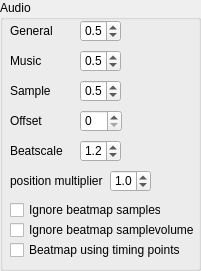
  <widget class="QGroupBox" name="audio">
   <property name="geometry">
    <rect>
     <x>500</x>
     <y>0</y>
     <width>201</width>
     <height>271</height>
    </rect>
   </property>
   <property name="title">
    <string>Audio</string>
   </property>
   <widget class="QDoubleSpinBox" name="generalvolume">
    <property name="geometry">
     <rect>
      <x>80</x>
      <y>20</y>
      <width>41</width>
      <height>22</height>
     </rect>
    </property>
    <property name="toolTip">
     <string>general volume</string>
    </property>
    <property name="decimals">
     <number>1</number>
    </property>
    <property name="maximum">
     <double>10.000000000000000</double>
    </property>
    <property name="singleStep">
     <double>0.100000000000000</double>
    </property>
    <property name="value">
     <double>0.500000000000000</double>
    </property>
   </widget>
   <widget class="QDoubleSpinBox" name="musicvolume">
    <property name="geometry">
     <rect>
      <x>80</x>
      <y>50</y>
      <width>41</width>
      <height>22</height>
     </rect>
    </property>
    <property name="toolTip">
     <string>music volume</string>
    </property>
    <property name="decimals">
     <number>1</number>
    </property>
    <property name="maximum">
     <double>10.000000000000000</double>
    </property>
    <property name="singleStep">
     <double>0.100000000000000</double>
    </property>
    <property name="value">
     <double>0.500000000000000</double>
    </property>
   </widget>
   <widget class="QDoubleSpinBox" name="samplevolume">
    <property name="geometry">
     <rect>
      <x>80</x>
      <y>80</y>
      <width>41</width>
      <height>22</height>
     </rect>
    </property>
    <property name="toolTip">
     <string>sample volume</string>
    </property>
    <property name="decimals">
     <number>1</number>
    </property>
    <property name="maximum">
     <double>10.000000000000000</double>
    </property>
    <property name="singleStep">
     <double>0.100000000000000</double>
    </property>
    <property name="value">
     <double>0.500000000000000</double>
    </property>
   </widget>
   <widget class="QDoubleSpinBox" name="audiobeatscale">
    <property name="geometry">
     <rect>
      <x>80</x>
      <y>140</y>
      <width>41</width>
      <height>22</height>
     </rect>
    </property>
    <property name="toolTip">
     <string>beatscale</string>
    </property>
    <property name="decimals">
     <number>1</number>
    </property>
    <property name="maximum">
     <double>10.000000000000000</double>
    </property>
    <property name="singleStep">
     <double>0.100000000000000</double>
    </property>
    <property name="value">
     <double>1.200000000000000</double>
    </property>
   </widget>
   <widget class="QLabel" name="label_16">
    <property name="geometry">
     <rect>
      <x>10</x>
      <y>20</y>
      <width>61</width>
      <height>21</height>
     </rect>
    </property>
    <property name="text">
     <string>General</string>
    </property>
   </widget>
   <widget class="QLabel" name="label_17">
    <property name="geometry">
     <rect>
      <x>10</x>
      <y>50</y>
      <width>61</width>
      <height>21</height>
     </rect>
    </property>
    <property name="text">
     <string>Music</string>
    </property>
   </widget>
   <widget class="QLabel" name="label_18">
    <property name="geometry">
     <rect>
      <x>10</x>
      <y>80</y>
      <width>61</width>
      <height>21</height>
     </rect>
    </property>
    <property name="text">
     <string>Sample</string>
    </property>
   </widget>
   <widget class="QLabel" name="label_19">
    <property name="geometry">
     <rect>
      <x>10</x>
      <y>110</y>
      <width>61</width>
      <height>21</height>
     </rect>
    </property>
    <property name="text">
     <string>Offset</string>
    </property>
   </widget>
   <widget class="QLabel" name="label_20">
    <property name="geometry">
     <rect>
      <x>10</x>
      <y>140</y>
      <width>61</width>
      <height>21</height>
     </rect>
    </property>
    <property name="text">
     <string>Beatscale</string>
    </property>
   </widget>
   <widget class="QLabel" name="label_35">
    <property name="geometry">
     <rect>
      <x>10</x>
      <y>170</y>
      <width>101</width>
      <height>21</height>
     </rect>
    </property>
    <property name="text">
     <string>position multiplier</string>
    </property>
   </widget>
   <widget class="QDoubleSpinBox" name="positionmultiplier">
    <property name="geometry">
     <rect>
      <x>110</x>
      <y>170</y>
      <width>41</width>
      <height>22</height>
     </rect>
    </property>
    <property name="toolTip">
     <string>beatscale</string>
    </property>
    <property name="decimals">
     <number>1</number>
    </property>
    <property name="maximum">
     <double>5.000000000000000</double>
    </property>
    <property name="singleStep">
     <double>0.100000000000000</double>
    </property>
    <property name="value">
     <double>1.000000000000000</double>
    </property>
   </widget>
   <widget class="QCheckBox" name="ignoresamples">
    <property name="geometry">
     <rect>
      <x>10</x>
      <y>200</y>
      <width>151</width>
      <height>20</height>
     </rect>
    </property>
    <property name="text">
     <string>Ignore beatmap samples</string>
    </property>
   </widget>
   <widget class="QCheckBox" name="ignoresamplevolume">
    <property name="geometry">
     <rect>
      <x>10</x>
      <y>220</y>
      <width>191</width>
      <height>20</height>
     </rect>
    </property>
    <property name="text">
     <string>Ignore beatmap samplevolume</string>
    </property>
   </widget>
   <widget class="QCheckBox" name="usingtimingpoints">
    <property name="geometry">
     <rect>
      <x>10</x>
      <y>240</y>
      <width>191</width>
      <height>20</height>
     </rect>
    </property>
    <property name="text">
     <string>Beatmap using timing points</string>
    </property>
   </widget>
   <widget class="QSpinBox" name="offset">
    <property name="geometry">
     <rect>
      <x>80</x>
      <y>110</y>
      <width>42</width>
      <height>22</height>
     </rect>
    </property>
   </widget>
  </widget>
